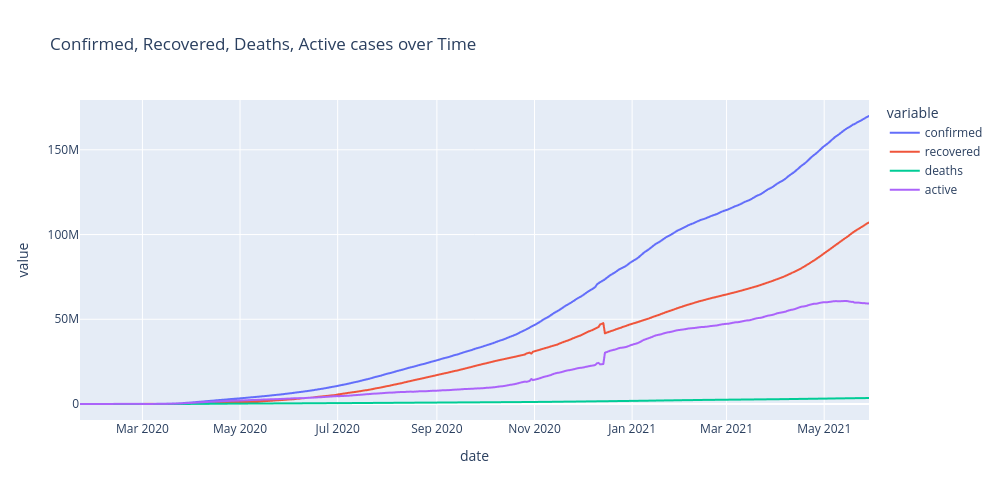

The notebook cell this image was saved under:
### Code cell
line_data = covid_df.groupby('date', as_index=False).sum()
fig = px.line(
    data_frame=line_data, #DataFrame
    x='date', #ось абсцисс
    y=['confirmed', 'recovered', 'deaths', 'active'], #ось ординат
    height=500, #высота
    width=1000, #ширина
    title='Confirmed, Recovered, Deaths, Active cases over Time' #заголовок
)
fig.show()

### Figure 1 — Plotly figure (JSON) as saved in the notebook; plotly's stock layout.template omitted (floating-point values rounded to 4 significant figures; data arrays with more than 128 entries replaced by an {"elided": "..."} marker saying what was removed)
{"data": [{"hovertemplate": "variable=confirmed<br>date=%{x}<br>value=%{y}<extra></extra>", "legendgroup": "confirmed", "line": {"color": "#636efa", "dash": "solid"}, "marker": {"symbol": "circle"}, "mode": "lines", "name": "confirmed", "showlegend": true, "type": "scattergl", "x": {"elided": "494 str values"}, "xaxis": "x", "y": {"elided": "494 float values"}, "yaxis": "y"}, {"hovertemplate": "variable=recovered<br>date=%{x}<br>value=%{y}<extra></extra>", "legendgroup": "recovered", "line": {"color": "#EF553B", "dash": "solid"}, "marker": {"symbol": "circle"}, "mode": "lines", "name": "recovered", "showlegend": true, "type": "scattergl", "x": {"elided": "494 str values"}, "xaxis": "x", "y": {"elided": "494 float values"}, "yaxis": "y"}, {"hovertemplate": "variable=deaths<br>date=%{x}<br>value=%{y}<extra></extra>", "legendgroup": "deaths", "line": {"color": "#00cc96", "dash": "solid"}, "marker": {"symbol": "circle"}, "mode": "lines", "name": "deaths", "showlegend": true, "type": "scattergl", "x": {"elided": "494 str values"}, "xaxis": "x", "y": {"elided": "494 float values"}, "yaxis": "y"}, {"hovertemplate": "variable=active<br>date=%{x}<br>value=%{y}<extra></extra>", "legendgroup": "active", "line": {"color": "#ab63fa", "dash": "solid"}, "marker": {"symbol": "circle"}, "mode": "lines", "name": "active", "showlegend": true, "type": "scattergl", "x": {"elided": "494 str values"}, "xaxis": "x", "y": {"elided": "494 float values"}, "yaxis": "y"}], "layout": {"height": 500, "legend": {"title": {"text": "variable"}, "tracegroupgap": 0}, "title": {"text": "Confirmed, Recovered, Deaths, Active cases over Time"}, "width": 1000, "xaxis": {"anchor": "y", "domain": [0, 1], "title": {"text": "date"}}, "yaxis": {"anchor": "x", "domain": [0, 1], "title": {"text": "value"}}}}
